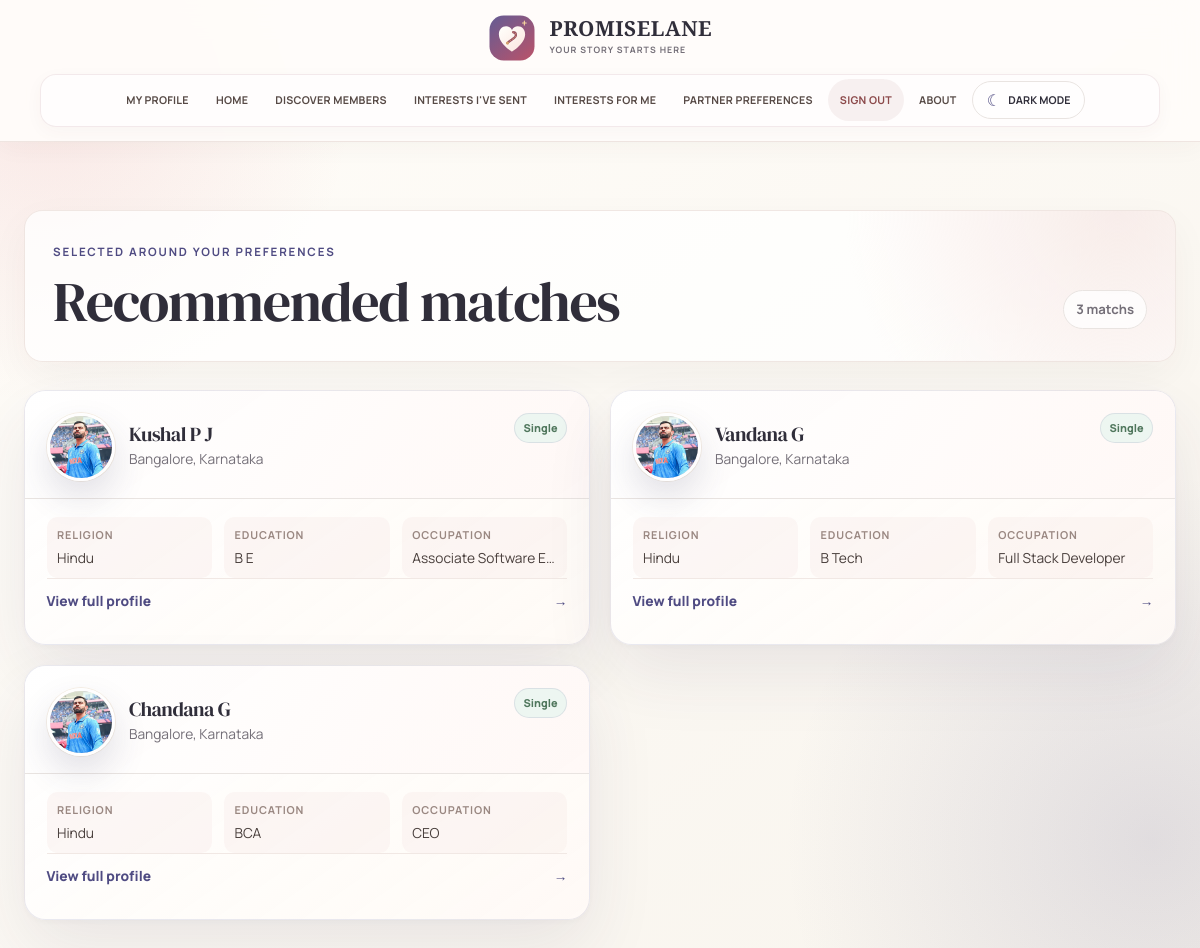
The page /connections/matches/ (signed in) on the database its author committed.
### user_profile/models.py (models this page shows)
class MatrimonialProfile(models.Model):
    RELIGION_CHOICES = [
        ('Hindu','Hindu'),
        ('Muslim','Muslim'),
        ('Christian','Christaian'),
        ('Other','Other')
    ]
    MARITAL_STATUS_CHOICES = [
        ('Single','Single'),
        ('Divorced','Divorced'),
        ('Widowed','Widowed'),
    ]
    user = models.OneToOneField(CustomUser,on_delete=models.CASCADE,related_name='matrimonial_profile')
    religion = models.CharField(max_length=30,choices=RELIGION_CHOICES)
    caste = models.CharField(max_length=100,blank=True)
    height = models.CharField(max_length=20,blank=True)
    marital_status = models.CharField(
        max_length=30,
        choices = MARITAL_STATUS_CHOICES,
        default='Single'
    )
    education = models.CharField(max_length=150)
    occupation = models.CharField(max_length=150)
    annual_income = models.CharField(max_length=100,blank=True)
    city = models.CharField(max_length=100)
    state = models.CharField(max_length=100)
    about = models.TextField(blank=True)
    created_at = models.DateTimeField(auto_now_add=True)
    updated_at = models.DateTimeField(auto_now=True)
    is_active = models.BooleanField(default=True)

### authen/models.py (models this page shows)
class ProImage(models.Model):
    user = models.OneToOneField(settings.AUTH_USER_MODEL,on_delete=models.CASCADE)
    Proimage = models.ImageField(upload_to='profile/',default='image.png')

class CustomUser(AbstractUser):
    age = models.PositiveIntegerField(default=0)
    phone = models.IntegerField(default=0)
    gender = models.CharField(max_length=30,blank=True)
    dob = models.DateField(null=True,blank=True,validators={validate_age})

### connections/views.py (the view)
# urls.py: path('matches/',matches,name='matches')
@login_required
def matches(request):
    preference, created = PartnerPreFerences.objects.get_or_create(user=request.user)
    today = date.today()
    latest_dob = subtract_years(today,preference.min_age)
    earliest_dob = subtract_years(
        today,
        preference.max_age + 1
    ) + timedelta(days=1)
    profiles = MatrimonialProfile.objects.filter(
        is_active=True,
        user__dob__range=(earliest_dob,latest_dob)
    ).exclude(
        user=request.user
    ).select_related(
        'user'
    )
    if preference.preferred_gender != 'Any':
        profiles = profiles.filter(user__gender=preference.preferred_gender)
    if preference.religion != 'Any':
        profiles = profiles.filter(religion=preference.religion)
    if preference.marital_status != 'Any':
        profiles = profiles.filter(marital_status=preference.marital_status)
    if preference.city:
        profiles = profiles.filter(city__icontains=preference.city)
    blocked_by_me = BlockedUser.objects.filter(blocker=request.user).values_list('blocked_id', flat=True)
    blocked_me = BlockedUser.objects.filter(blocked=request.user).values_list('blocker_id', flat=True)
    profiles = profiles.exclude(user_id__in=blocked_by_me).exclude(user_id__in=blocked_me)
    return render(request,'matches.html',{'profiles': profiles,'preference': preference})

### connections/views.py (called while the page is built)
def subtract_years(value, years):
    try:
        return value.replace(year=value.year - years)
    except ValueError:
        last_day = calendar.monthrange(
            value.year - years,
            value.month
        )[1]
        return value.replace(
            year=value.year - years,
            day=last_day
        )

### connections/templates/matches.html (shortened to what this page needs)
{% extends 'main.html' %}
{% load static %}
{% block page_styles %}
<link rel="stylesheet" href="{% static 'css/browse_profiles.css' %}">
{% endblock %}
{% block content %}
<section class="browse-page matches-page">
    <header class="browse-heading">
        <div>
            <span class="browse-eyebrow">Selected around your preferences</span>
            <h1>Recommended matches</h1>
        </div>
        <p class="browse-count">{{ profiles|length }} match{{ profiles|length|pluralize }}</p>
    </header>
    {% if profiles %}
    <div class="profile-grid">
        {% for profile in profiles %}
        <article class="match-card">
            <div class="match-card-top">
                <div class="match-avatar">
                    {% if profile.user.proimage %}
                    <img
                        src="{{ profile.user.proimage.Proimage.url }}"
                        alt="{{ profile.user.get_full_name|default:profile.user.username }}"
                    >
                    {% else %}
                    <span aria-hidden="true">{{ profile.user.first_name|first|default:"?" }}</span>
                    {% endif %}
                </div>
                <div class="match-name">
                    <h2>{{ profile.user.get_full_name|default:profile.user.username }}</h2>
                    <p>{{ profile.city }}{% if profile.state %}, {{ profile.state }}{% endif %}</p>
                </div>
                {% if profile.marital_status %}
                <span class="status-badge">{{ profile.marital_status }}</span>
                {% endif %}
            </div>
            <dl class="match-details">
                <div>
                    <dt>Religion</dt>
                    <dd>{{ profile.religion|default:"Not provided" }}</dd>
                </div>
                <div>
                    <dt>Education</dt>
                    <dd>{{ profile.education|default:"Not provided" }}</dd>
                </div>
                <div>
                    <dt>Occupation</dt>
                    <dd>{{ profile.occupation|default:"Not provided" }}</dd>
                </div>
            </dl>
            <a class="match-card-action" href="{% url 'profile_detail' profile.id %}">
                View full profile <span aria-hidden="true">&#8594;</span>
            </a>
        </article>
        {% endfor %}
    </div>
    {% endif %}
</section>
{% endblock %}

### static/css/main.css (style rules this page uses)
:root { font-family: 'DM Sans', sans-serif; color: #29211f; background: #fffaf7; font-synthesis: none; text-rendering: optimizeLegibility; -webkit-font-smoothing: antialiased; -moz-osx-font-smoothing: grayscale; --ink: #29211f; --muted: #766b67; --wine: #883d50; --wine-dark: #713044; --rose: #f6e8e5; --line: #eee3df; --gold: #b9875f; --surface: rgba(255, 255, 255, 0.94); --shadow: 0 18px 50px rgba(76, 48, 43, 0.09); }
* { box-sizing: border-box; }
html { min-width: 320px; scroll-behavior: smooth; }
body { position: relative; min-height: 100vh; margin: 0; overflow-x: hidden; background: radial-gradient(ellipse at 12% 18%, rgba(244, 224, 218, 0.72), transparent 34rem), radial-gradient(ellipse at 92% 78%, rgba(245, 232, 216, 0.62), transparent 32rem), #fffaf7; color: var(--ink); font-size: 16px; line-height: 1.65; }
body::before { position: fixed; z-index: -1; top: 0; right: -10rem; width: 30rem; height: 30rem; border: 1px solid rgba(136, 61, 80, 0.08); border-radius: 50%; content: ""; pointer-events: none; }
.page-content > * { animation: page-enter 420ms cubic-bezier(.2,.8,.2,1) both; }
h1, h2, h3 { margin: 0 0 0.8rem; color: var(--ink); font-family: 'Playfair Display', Georgia, serif; font-weight: 600; line-height: 1.2; }
h1 { font-size: clamp(2.2rem, 5vw, 3.5rem); letter-spacing: -0.035em; }
h2 { font-size: clamp(1.7rem, 3vw, 2.4rem); }
p { margin: 0 0 1rem; color: var(--muted); }
a { color: var(--wine); text-decoration: none; }
img { max-width: 100%; height: auto; }

### static/css/site.css (style rules this page uses)
:root { --ease-out: cubic-bezier(.2, .75, .25, 1); }
.auth-card, .forgot-card, .account-card, .matchmaking-form-card, .profile-panel, .dashboard-panel, .match-card, .profile-filters, .dashboard-hero, .profile-hero { backdrop-filter: blur(14px); }
.auth-card, .forgot-card, .account-card, .matchmaking-form-card, .profile-panel, .dashboard-panel, .match-card, .profile-filters, .dashboard-hero, .profile-hero { transition: border-color 180ms var(--ease-out), box-shadow 180ms var(--ease-out), transform 180ms var(--ease-out); }

### static/css/theme.css (style rules this page uses)
:root { color-scheme: light; }

### rows shown on the page
MatrimonialProfile: user.proimage.Proimage (picture), user.get_full_name "Kushal P J", city "Bangalore", state "Karnataka", marital_status "Single", religion "Hindu", education "B E", occupation "Associate Software E…"
MatrimonialProfile: user.proimage.Proimage (picture), user.get_full_name "Vandana G", city "Bangalore", state "Karnataka", marital_status "Single", religion "Hindu", education "B Tech", occupation "Full Stack Developer"
MatrimonialProfile: user.proimage.Proimage (picture), user.get_full_name "Chandana G", city "Bangalore", state "Karnataka", marital_status "Single", religion "Hindu", education "BCA", occupation "CEO"

### other values the page prints
{{ profiles|length }} "3"
